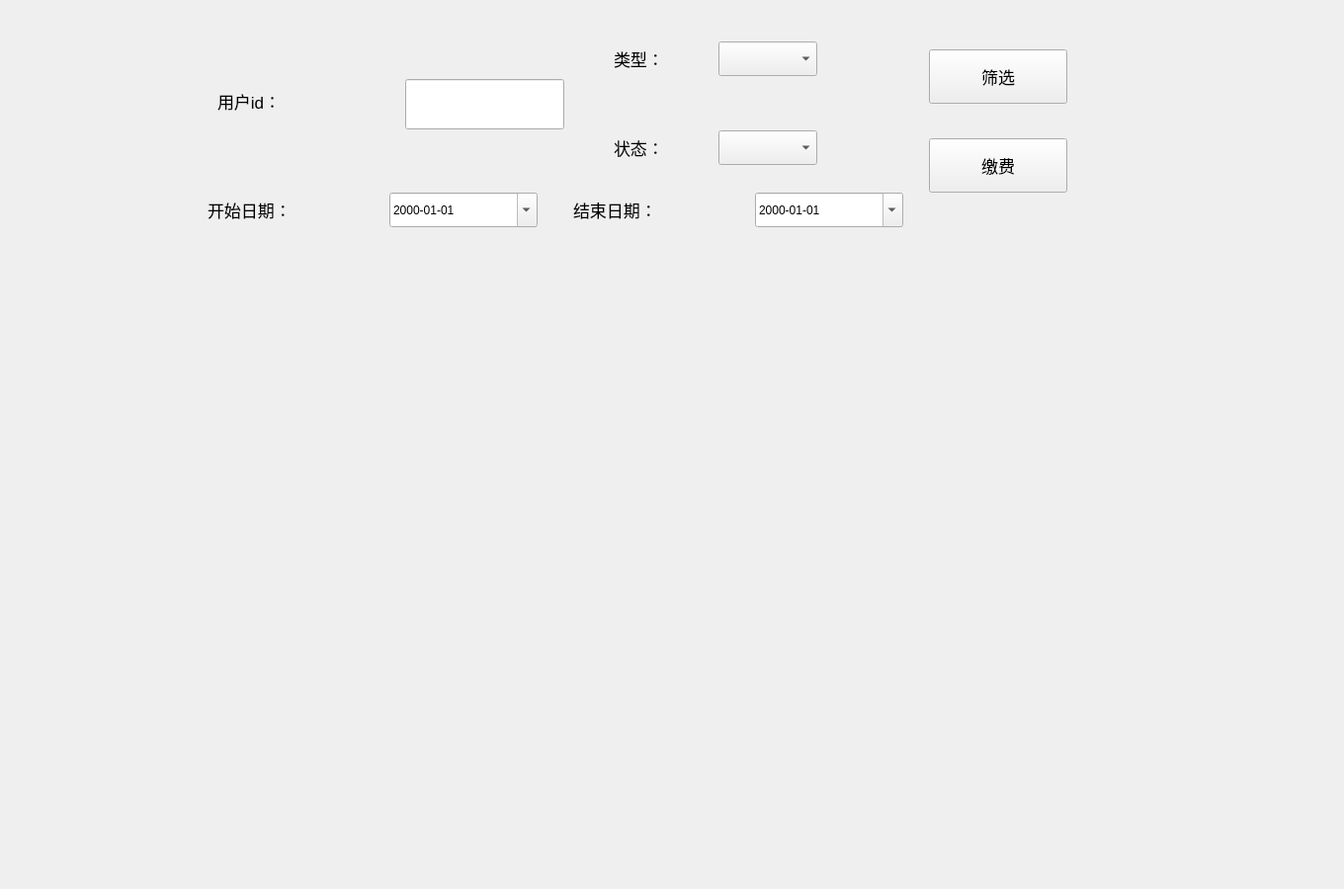
<?xml version="1.0" encoding="UTF-8"?>
<ui version="4.0">
 <class>FreeQueryStaff</class>
 <widget class="QWidget" name="FreeQueryStaff">
  <property name="geometry">
   <rect>
    <x>0</x>
    <y>0</y>
    <width>1360</width>
    <height>900</height>
   </rect>
  </property>
  <property name="minimumSize">
   <size>
    <width>1360</width>
    <height>900</height>
   </size>
  </property>
  <property name="maximumSize">
   <size>
    <width>1360</width>
    <height>900</height>
   </size>
  </property>
  <property name="windowTitle">
   <string>Form</string>
  </property>
  <widget class="QLineEdit" name="le_id">
   <property name="geometry">
    <rect>
     <x>410</x>
     <y>80</y>
     <width>161</width>
     <height>51</height>
    </rect>
   </property>
  </widget>
  <widget class="QPushButton" name="pushButton_query">
   <property name="geometry">
    <rect>
     <x>940</x>
     <y>50</y>
     <width>140</width>
     <height>55</height>
    </rect>
   </property>
   <property name="font">
    <font>
     <pointsize>13</pointsize>
    </font>
   </property>
   <property name="text">
    <string>筛选</string>
   </property>
  </widget>
  <widget class="QDateEdit" name="dateEdit_end">
   <property name="geometry">
    <rect>
     <x>764</x>
     <y>195</y>
     <width>150</width>
     <height>35</height>
    </rect>
   </property>
   <property name="displayFormat">
    <string>yyyy-MM-dd</string>
   </property>
   <property name="calendarPopup">
    <bool>true</bool>
   </property>
  </widget>
  <widget class="QDateEdit" name="dateEdit_start">
   <property name="geometry">
    <rect>
     <x>394</x>
     <y>195</y>
     <width>150</width>
     <height>35</height>
    </rect>
   </property>
   <property name="displayFormat">
    <string>yyyy-MM-dd</string>
   </property>
   <property name="calendarPopup">
    <bool>true</bool>
   </property>
  </widget>
  <widget class="QLabel" name="label_startDate">
   <property name="geometry">
    <rect>
     <x>210</x>
     <y>200</y>
     <width>180</width>
     <height>25</height>
    </rect>
   </property>
   <property name="font">
    <font>
     <pointsize>13</pointsize>
    </font>
   </property>
   <property name="text">
    <string>开始日期：</string>
   </property>
  </widget>
  <widget class="QLabel" name="label_endDate">
   <property name="geometry">
    <rect>
     <x>580</x>
     <y>200</y>
     <width>180</width>
     <height>25</height>
    </rect>
   </property>
   <property name="font">
    <font>
     <pointsize>13</pointsize>
    </font>
   </property>
   <property name="text">
    <string>结束日期：</string>
   </property>
  </widget>
  <widget class="QPushButton" name="pushButton_query_2">
   <property name="geometry">
    <rect>
     <x>940</x>
     <y>140</y>
     <width>140</width>
     <height>55</height>
    </rect>
   </property>
   <property name="font">
    <font>
     <pointsize>13</pointsize>
    </font>
   </property>
   <property name="text">
    <string>缴费</string>
   </property>
  </widget>
  <widget class="QWidget" name="layoutWidget">
   <property name="geometry">
    <rect>
     <x>621</x>
     <y>41</y>
     <width>206</width>
     <height>37</height>
    </rect>
   </property>
   <layout class="QHBoxLayout" name="horizontalLayout_5">
    <item>
     <widget class="QLabel" name="label_type_2">
      <property name="minimumSize">
       <size>
        <width>100</width>
        <height>25</height>
       </size>
      </property>
      <property name="maximumSize">
       <size>
        <width>100</width>
        <height>25</height>
       </size>
      </property>
      <property name="font">
       <font>
        <pointsize>13</pointsize>
       </font>
      </property>
      <property name="text">
       <string>类型：</string>
      </property>
     </widget>
    </item>
    <item>
     <widget class="QComboBox" name="comboBox_type_2">
      <property name="minimumSize">
       <size>
        <width>100</width>
        <height>35</height>
       </size>
      </property>
      <property name="maximumSize">
       <size>
        <width>100</width>
        <height>35</height>
       </size>
      </property>
      <property name="font">
       <font>
        <pointsize>10</pointsize>
       </font>
      </property>
      <item>
       <property name="text">
        <string/>
       </property>
      </item>
      <item>
       <property name="text">
        <string>水费</string>
       </property>
      </item>
      <item>
       <property name="text">
        <string>车位费</string>
       </property>
      </item>
      <item>
       <property name="text">
        <string>物业费</string>
       </property>
      </item>
     </widget>
    </item>
   </layout>
  </widget>
  <widget class="QWidget" name="layoutWidget">
   <property name="geometry">
    <rect>
     <x>621</x>
     <y>131</y>
     <width>206</width>
     <height>37</height>
    </rect>
   </property>
   <layout class="QHBoxLayout" name="horizontalLayout_6">
    <item>
     <widget class="QLabel" name="label_2">
      <property name="minimumSize">
       <size>
        <width>100</width>
        <height>30</height>
       </size>
      </property>
      <property name="maximumSize">
       <size>
        <width>100</width>
        <height>30</height>
       </size>
      </property>
      <property name="font">
       <font>
        <pointsize>13</pointsize>
       </font>
      </property>
      <property name="text">
       <string>状态：</string>
      </property>
     </widget>
    </item>
    <item>
     <widget class="QComboBox" name="comboBox_status_2">
      <property name="minimumSize">
       <size>
        <width>100</width>
        <height>35</height>
       </size>
      </property>
      <property name="maximumSize">
       <size>
        <width>100</width>
        <height>35</height>
       </size>
      </property>
      <item>
       <property name="text">
        <string/>
       </property>
      </item>
      <item>
       <property name="text">
        <string>已缴费</string>
       </property>
      </item>
      <item>
       <property name="text">
        <string>未缴费</string>
       </property>
      </item>
     </widget>
    </item>
   </layout>
  </widget>
  <widget class="QLabel" name="label">
   <property name="geometry">
    <rect>
     <x>220</x>
     <y>90</y>
     <width>180</width>
     <height>25</height>
    </rect>
   </property>
   <property name="minimumSize">
    <size>
     <width>180</width>
     <height>25</height>
    </size>
   </property>
   <property name="maximumSize">
    <size>
     <width>180</width>
     <height>25</height>
    </size>
   </property>
   <property name="font">
    <font>
     <pointsize>13</pointsize>
    </font>
   </property>
   <property name="text">
    <string>用户id：</string>
   </property>
  </widget>
 </widget>
 <resources/>
 <connections/>
</ui>
